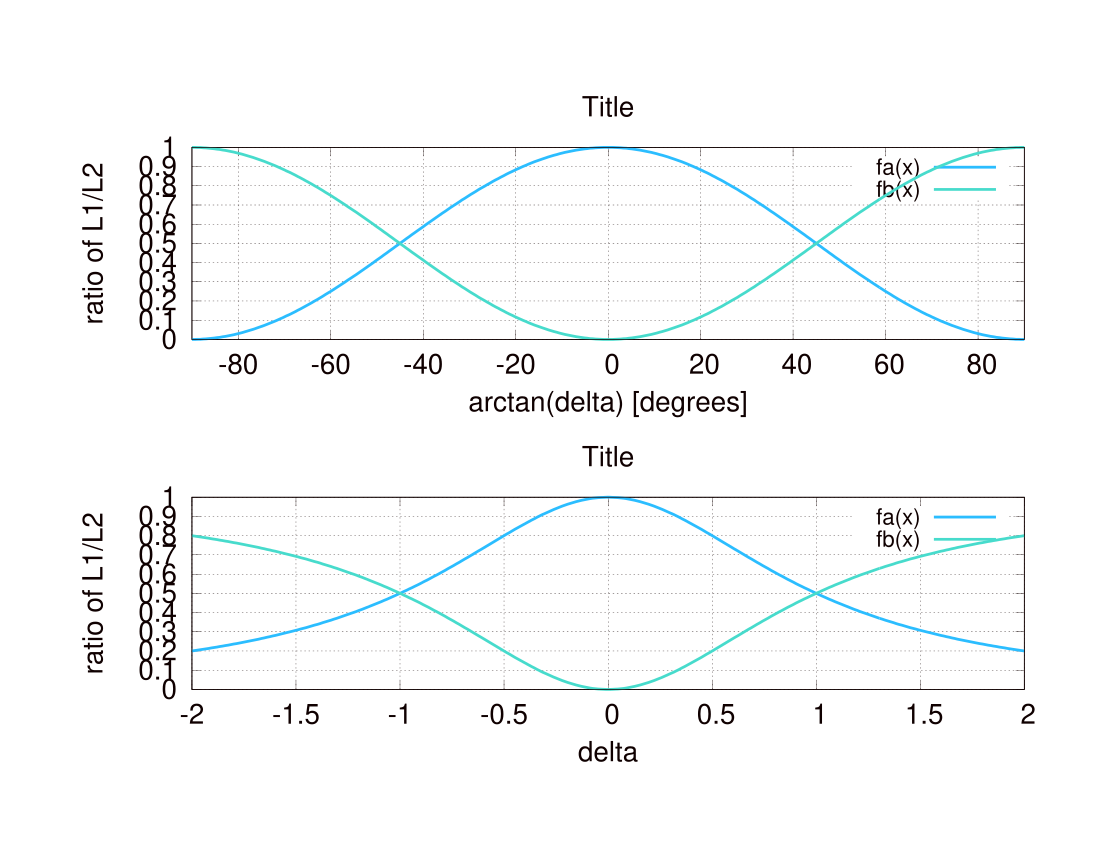

This chart was generated by the following gnuplot code:
set term post enhance color "Helvetica,18"
set out "|ps2pdf - plot.pdf"
set palette defined ( 0 '#8C510A',\
    	    	      1 '#BF812D',\
		      2 '#DFC27D',\
		      3 '#F6E8C3',\
		      4 '#C7EAE5',\
		      5 '#80CDC1',\
		      6 '#35978F',\
		      7 '#01665E' )
                   # palette
set palette maxcolors 8
#show palette gradient
delta(x) = tan(x/180.0*3.14)
fa(x) = 1.0/(1.0 +  delta(x)*delta(x))
fb(x) = (delta(x)*delta(x))/(1.0 + delta(x)*delta(x))
print(delta(0))
set multiplot layout 2,1
set xlabel 'arctan(delta) [degrees]'
set ylabel 'ratio of L1/L2'
plot [-90:90] fa(x) w lines, fb(x) w lines
delta(x) = tan(x/180.0*3.14)
fa(x) = 1.0/(1.0 +  x*x)
fb(x) = (x*x)/(1.0 + x*x)
set xlabel 'delta'
plot [-2:2] fa(x) w lines, fb(x) w lines
unset multiplot


set pointsize 2
set obj rect from -0.39-0.18,-0.27 to -0.39+0.18,0.27
set title "^{38}S - 1609 keV sigma=1.5"
set xlabel "a2"
set ylabel "a4"
set key outside top
plot [-1:1][-0.5:0.5] '2_0.dat' u 3:(abs($1)==0 ? $4 : 1/0) every :::0::0 w points  tit '2->0',\
                    '4_2.dat' u 3:(abs($1)==0 ? $4 : 1/0) every :::0::0 w points tit '4->2',\
                    '6_4.dat' u 3:(abs($1)==0 ? $4 : 1/0) every :::0::0 w points tit '6->4',\
                    '8_6.dat' u 3:(abs($1)==0 ? $4 : 1/0) every :::0::0 w points tit '8->6'

plot [-1:1][-0.5:0.5] '3_2.dat' u 3:4:($1) every :::0::0 w points lc palette tit '3->2',\
                    '4_3.dat' u 3:4:($1) every :::0::0 w points lc palette tit '4->3',\
                    '5_4.dat' u 3:4:($1) every :::0::0 w points lc palette tit '5->4',\
                    '6_5.dat' u 3:4:($1) every :::0::0 w points lc palette tit '6->5'

plot [-1:1][-0.5:0.5] '2_2.dat' u 3:(abs($1)<180 ? $4 : 1/0):($1) every :::0::0 w points lc palette tit '2->2',\
                    '3_3.dat' u 3:4:($1) every :::0::0 w points lc palette tit '3->3',\
                    '4_4.dat' u 3:4:($1) every :::0::0 w points lc palette tit '4->4',\
                    '5_5.dat' u 3:4:($1) every :::0::0 w points lc palette tit '5->5'

plot [-1:1][-0.5:0.5] '4_4.dat' u 3:(abs($1)<30 ? $4 : 1/0):($1) every :::0::0 w points lc palette tit '4->4',\
                    '5_4.dat' u 3:(abs($1)<30 ? $4 : 1/0):($1) every :::0::0 w points lc palette tit '5->4'

set title "^{38}Cl - 171,292,638,755 keV"
set xlabel "a2"
set ylabel "a4"
set key outside top
plot [-0.55:0.55][-0.2:0.2] 'delta_8_6.dat' u 2:3:5 every :::0::0 w points lc palette tit '8->6',\
                            'delta_7_6.dat' u 2:3:5 every :::0::0 w points lc palette tit '7->6',\
                            'delta_6_6.dat' u 2:3:5 every :::0::0 w points lc palette tit '6->6',\
                            'delta_6_5.dat' u 2:3:5 every :::0::0 w points lc palette tit '6->5',\
                            'delta_4_5.dat' u 2:3:5 every :::0::0 w points lc palette tit '4->5',\
                            'delta_3_2.dat' u 2:3:5 every :::0::0 w points lc palette tit '3->2',\
                            'data.dat' u 2:4:3:5 every ::0:2:0:2 w xyerror lt 1 tit '171 data',\
                            'data.dat' u 2:4:3:5 every ::1:2:1:2 w xyerror lt 2 tit '292 data',\
                            'data.dat' u 2:4:3:5 every ::2:2:2:2 w xyerror lt 3 tit '638 data',\
                            'data.dat' u 2:4:3:5 every ::3:2:3:2 w xyerror lt 4 tit '755 data'

set title "^{38}Cl - 1190,2044 keV"
set xlabel "a2"
set ylabel "a4"
set key outside top
plot [-0.55:0.55][-0.1:0.35] 'delta_8_6.dat' u 2:3:5 every :::0::0 w points lc palette tit '8->6',\
                            'delta_7_6.dat' u 2:3:5 every :::0::0 w points lc palette tit '7->6',\
                            'delta_6_6.dat' u 2:3:5 every :::0::0 w points lc palette tit '6->6',\
                            'delta_6_5.dat' u 2:3:5 every :::0::0 w points lc palette tit '6->5',\
                            'delta_5_4.dat' u 2:3:5 every :::0::0 w points lc palette tit '5->4',\
                            'data.dat' u 2:4:3:5 every ::4:2:4:2 w xyerror lt 1 tit '1190 data',\
                            'data.dat' u 2:4:3:5 every ::5:2:5:2 w xyerror lt 2 tit '2044 data'

set title "^{38}Cl - 2680,3142 keV"
set xlabel "a2"
set ylabel "a4"
set key outside top
plot [-0.55:0.55][-0.1:0.15] 'delta_8_6.dat' u 2:3:5 every :::0::0 w points lc palette tit '8->6',\
                            'delta_7_6.dat' u 2:3:5 every :::0::0 w points lc palette tit '7->6',\
                            'delta_6_6.dat' u 2:3:5 every :::0::0 w points lc palette tit '6->6',\
                            'delta_6_5.dat' u 2:3:5 every :::0::0 w points lc palette tit '6->5',\
                            'delta_5_5.dat' u 2:3:5 every :::0::0 w points lc palette tit '5->5',\
                            'data.dat' u 2:4:3:5 every ::6:2:6:2 w xyerror lt 1 tit '2680 data',\
                            'data.dat' u 2:4:3:5 every ::7:2:7:2 w xyerror lt 2 tit '3142 data'
#,\
#                            'data.dat' u 2:4:3:5 every ::2:2:2:2 w xyerror lt 3 tit '638 data',\
#                            'data.dat' u 2:4:3:5 every ::3:2:3:2 w xyerror lt 4 tit '755 data'



set title "Various Low-Lying"
set xlabel "a2"
set ylabel "a4"
set key outside top

plot [-0.6:0.6][-0.25:0.25] 'delta_4_2.dat' u 2:3:5 every :::0::0 w points lc palette tit '4->2',\
                            'delta_3_2.dat' u 2:3:5 every :::0::0 w points lc palette tit '3->2',\
                            'delta_2_2.dat' u 2:3:5 every :::0::0 w points lc palette tit '2->2',\
                            'delta_1_2.dat' u 2:3:5 every :::0::0 w points lc palette tit '1->2',\
                            'data.dat' u 2:4:3:5 every ::3:1:3:1 w xyerror lt 1 tit '2668',\
                            'data.dat' u 2:4:3:5 every ::4:1:4:1 w xyerror lt 2 tit '2322',\
                            'data.dat' u 2:4:3:5 every ::5:1:5:1 w xyerror lt 3 tit '1576',\
                            'data.dat' u 2:4:3:5 every ::6:1:6:1 w xyerror lt 4 tit '384',\
                            'data.dat' u 2:4:3:5 every ::7:1:7:1 w xyerror lt 11 tit '438',\
                            'data.dat' u 2:4:3:5 every ::8:1:8:1 w xyerror lt 12 tit '779',\
                            'data.dat' u 2:4:3:5 every ::9:1:9:1 w xyerror lt 13 tit '1018',\
                            'data.dat' u 2:4:3:5 every ::10:1:10:1 w xyerror lt 14 tit '1067',\
                            'data.dat' u 2:4:3:5 every ::11:1:11:1 w xyerror lt 21 tit '1456',\
                            'data.dat' u 2:4:3:5 every ::12:1:12:1 w xyerror lt 22 tit '1951'


plot [-0.6:0.6][-0.25:0.25] 'delta_6_4.dat' u 2:3:5 every :::0::0 w points lc palette tit '6->4',\
                            'delta_5_4.dat' u 2:3:5 every :::0::0 w points lc palette tit '5->4',\
                            'delta_4_4.dat' u 2:3:5 every :::0::0 w points lc palette tit '4->4',\
                            'delta_3_4.dat' u 2:3:5 every :::0::0 w points lc palette tit '3->4',\
                            'data.dat' u 2:4:3:5 every ::3:1:3:1 w xyerror lt 1 tit '2668',\
                            'data.dat' u 2:4:3:5 every ::4:1:4:1 w xyerror lt 2 tit '2322',\
                            'data.dat' u 2:4:3:5 every ::5:1:5:1 w xyerror lt 3 tit '1576',\
                            'data.dat' u 2:4:3:5 every ::6:1:6:1 w xyerror lt 4 tit '384',\
                            'data.dat' u 2:4:3:5 every ::7:1:7:1 w xyerror lt 11 tit '438',\
                            'data.dat' u 2:4:3:5 every ::8:1:8:1 w xyerror lt 12 tit '779',\
                            'data.dat' u 2:4:3:5 every ::9:1:9:1 w xyerror lt 13 tit '1018',\
                            'data.dat' u 2:4:3:5 every ::10:1:10:1 w xyerror lt 14 tit '1067',\
                            'data.dat' u 2:4:3:5 every ::11:1:11:1 w xyerror lt 21 tit '1456',\
                            'data.dat' u 2:4:3:5 every ::12:1:12:1 w xyerror lt 22 tit '1951'
